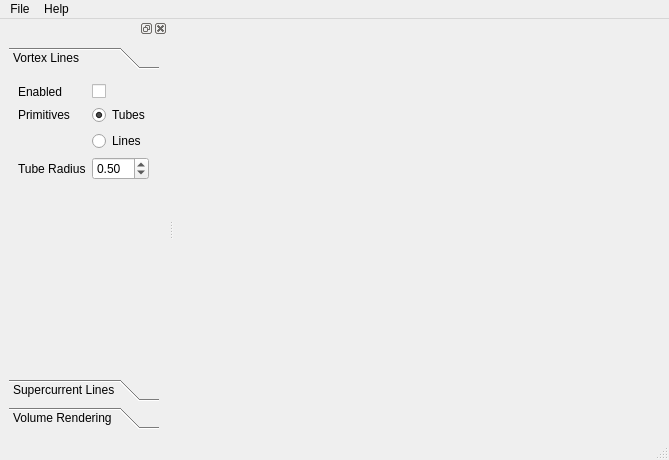
<?xml version="1.0" encoding="UTF-8"?>
<ui version="4.0">
 <class>MainWindow</class>
 <widget class="QMainWindow" name="MainWindow">
  <property name="geometry">
   <rect>
    <x>0</x>
    <y>0</y>
    <width>669</width>
    <height>460</height>
   </rect>
  </property>
  <property name="windowTitle">
   <string>MainWindow</string>
  </property>
  <widget class="QWidget" name="centralwidget"/>
  <widget class="QMenuBar" name="menubar">
   <property name="geometry">
    <rect>
     <x>0</x>
     <y>0</y>
     <width>669</width>
     <height>22</height>
    </rect>
   </property>
   <widget class="QMenu" name="menuFile">
    <property name="title">
     <string>File</string>
    </property>
    <addaction name="actionExit"/>
   </widget>
   <widget class="QMenu" name="menuHelp">
    <property name="title">
     <string>Help</string>
    </property>
    <addaction name="actionAbout"/>
   </widget>
   <addaction name="menuFile"/>
   <addaction name="menuHelp"/>
  </widget>
  <widget class="QStatusBar" name="statusbar"/>
  <widget class="QDockWidget" name="dockWidget1">
   <attribute name="dockWidgetArea">
    <number>1</number>
   </attribute>
   <widget class="QWidget" name="dockWidgetContents_2">
    <layout class="QVBoxLayout" name="verticalLayout">
     <item>
      <widget class="QToolBox" name="toolBox">
       <property name="currentIndex">
        <number>0</number>
       </property>
       <widget class="QWidget" name="page">
        <property name="geometry">
         <rect>
          <x>0</x>
          <y>0</y>
          <width>246</width>
          <height>275</height>
         </rect>
        </property>
        <attribute name="label">
         <string>Vortex Lines</string>
        </attribute>
        <layout class="QFormLayout" name="formLayout_2">
         <property name="fieldGrowthPolicy">
          <enum>QFormLayout::FieldsStayAtSizeHint</enum>
         </property>
         <item row="1" column="0">
          <widget class="QLabel" name="label_2">
           <property name="text">
            <string>Primitives</string>
           </property>
          </widget>
         </item>
         <item row="1" column="1">
          <widget class="QRadioButton" name="radioButton">
           <property name="text">
            <string>Tubes</string>
           </property>
           <property name="checked">
            <bool>true</bool>
           </property>
          </widget>
         </item>
         <item row="2" column="1">
          <widget class="QRadioButton" name="radioButton_2">
           <property name="text">
            <string>Lines</string>
           </property>
          </widget>
         </item>
         <item row="3" column="0">
          <widget class="QLabel" name="label">
           <property name="text">
            <string>Tube Radius</string>
           </property>
          </widget>
         </item>
         <item row="3" column="1">
          <widget class="QDoubleSpinBox" name="doubleSpinBox">
           <property name="minimum">
            <double>0.050000000000000</double>
           </property>
           <property name="maximum">
            <double>10.000000000000000</double>
           </property>
           <property name="singleStep">
            <double>0.050000000000000</double>
           </property>
           <property name="value">
            <double>0.500000000000000</double>
           </property>
          </widget>
         </item>
         <item row="0" column="0">
          <widget class="QLabel" name="label_3">
           <property name="text">
            <string>Enabled</string>
           </property>
          </widget>
         </item>
         <item row="0" column="1">
          <widget class="QCheckBox" name="checkBox">
           <property name="text">
            <string/>
           </property>
          </widget>
         </item>
        </layout>
       </widget>
       <widget class="QWidget" name="page_2">
        <property name="geometry">
         <rect>
          <x>0</x>
          <y>0</y>
          <width>98</width>
          <height>37</height>
         </rect>
        </property>
        <attribute name="label">
         <string>Supercurrent Lines</string>
        </attribute>
        <layout class="QFormLayout" name="formLayout_3">
         <item row="0" column="0">
          <widget class="QLabel" name="label_4">
           <property name="text">
            <string>Enabled</string>
           </property>
          </widget>
         </item>
         <item row="0" column="1">
          <widget class="QCheckBox" name="checkBox_2">
           <property name="text">
            <string/>
           </property>
          </widget>
         </item>
        </layout>
       </widget>
       <widget class="QWidget" name="page_3">
        <property name="geometry">
         <rect>
          <x>0</x>
          <y>0</y>
          <width>98</width>
          <height>28</height>
         </rect>
        </property>
        <attribute name="label">
         <string>Volume Rendering</string>
        </attribute>
       </widget>
      </widget>
     </item>
    </layout>
   </widget>
  </widget>
  <action name="actionAbout">
   <property name="text">
    <string>About...</string>
   </property>
  </action>
  <action name="actionExit">
   <property name="text">
    <string>Exit</string>
   </property>
  </action>
 </widget>
 <resources/>
 <connections/>
</ui>
